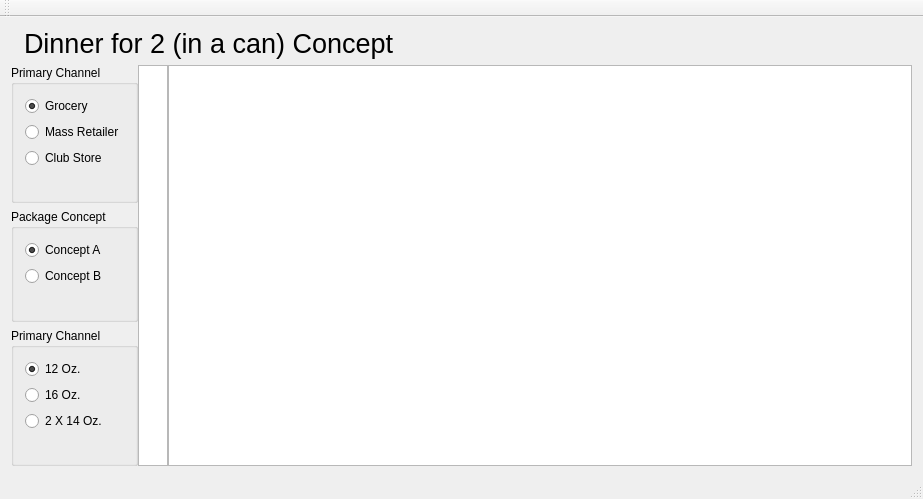
<?xml version="1.0" encoding="UTF-8"?>
<ui version="4.0">
 <class>MainWindow</class>
 <widget class="QMainWindow" name="MainWindow">
  <property name="geometry">
   <rect>
    <x>0</x>
    <y>0</y>
    <width>923</width>
    <height>499</height>
   </rect>
  </property>
  <property name="windowTitle">
   <string>MainWindow</string>
  </property>
  <widget class="QWidget" name="centralWidget">
   <layout class="QGridLayout" name="gridLayout" columnstretch="1,1,20">
    <property name="horizontalSpacing">
     <number>0</number>
    </property>
    <item row="1" column="2">
     <widget class="QTreeView" name="treeView_2"/>
    </item>
    <item row="1" column="1">
     <widget class="QTreeView" name="treeView_1">
      <property name="maximumSize">
       <size>
        <width>30</width>
        <height>16777215</height>
       </size>
      </property>
      <property name="frameShape">
       <enum>QFrame::StyledPanel</enum>
      </property>
      <property name="verticalScrollBarPolicy">
       <enum>Qt::ScrollBarAlwaysOff</enum>
      </property>
      <property name="horizontalScrollBarPolicy">
       <enum>Qt::ScrollBarAlwaysOff</enum>
      </property>
      <property name="showDropIndicator" stdset="0">
       <bool>true</bool>
      </property>
     </widget>
    </item>
    <item row="1" column="0">
     <layout class="QVBoxLayout" name="verticalLayout">
      <item>
       <widget class="QGroupBox" name="groupBox">
        <property name="title">
         <string>Primary Channel</string>
        </property>
        <layout class="QVBoxLayout" name="verticalLayout_5">
         <item>
          <widget class="QRadioButton" name="rbGrocery">
           <property name="text">
            <string>Grocery</string>
           </property>
           <property name="checked">
            <bool>true</bool>
           </property>
          </widget>
         </item>
         <item>
          <widget class="QRadioButton" name="rbMassRetailer">
           <property name="text">
            <string>Mass Retailer</string>
           </property>
          </widget>
         </item>
         <item>
          <widget class="QRadioButton" name="rbClubStore">
           <property name="text">
            <string>Club Store</string>
           </property>
          </widget>
         </item>
         <item>
          <spacer name="verticalSpacer_3">
           <property name="orientation">
            <enum>Qt::Vertical</enum>
           </property>
           <property name="sizeHint" stdset="0">
            <size>
             <width>20</width>
             <height>40</height>
            </size>
           </property>
          </spacer>
         </item>
        </layout>
       </widget>
      </item>
      <item>
       <widget class="QGroupBox" name="groupBox_2">
        <property name="title">
         <string>Package Concept</string>
        </property>
        <layout class="QVBoxLayout" name="verticalLayout_3">
         <item>
          <widget class="QRadioButton" name="rbConceptA">
           <property name="text">
            <string>Concept A</string>
           </property>
           <property name="checked">
            <bool>true</bool>
           </property>
          </widget>
         </item>
         <item>
          <widget class="QRadioButton" name="rbConceptB">
           <property name="text">
            <string>Concept B</string>
           </property>
          </widget>
         </item>
         <item>
          <spacer name="verticalSpacer_2">
           <property name="orientation">
            <enum>Qt::Vertical</enum>
           </property>
           <property name="sizeHint" stdset="0">
            <size>
             <width>20</width>
             <height>40</height>
            </size>
           </property>
          </spacer>
         </item>
        </layout>
       </widget>
      </item>
      <item>
       <widget class="QGroupBox" name="groupBox_3">
        <property name="title">
         <string>Primary Channel</string>
        </property>
        <layout class="QVBoxLayout" name="verticalLayout_4">
         <item>
          <widget class="QRadioButton" name="rb12oz">
           <property name="text">
            <string>12 Oz.</string>
           </property>
           <property name="checked">
            <bool>true</bool>
           </property>
          </widget>
         </item>
         <item>
          <widget class="QRadioButton" name="rb16oz">
           <property name="text">
            <string>16 Oz.</string>
           </property>
          </widget>
         </item>
         <item>
          <widget class="QRadioButton" name="rb2x16oz">
           <property name="text">
            <string>2 X 14 Oz.</string>
           </property>
          </widget>
         </item>
         <item>
          <spacer name="verticalSpacer">
           <property name="orientation">
            <enum>Qt::Vertical</enum>
           </property>
           <property name="sizeHint" stdset="0">
            <size>
             <width>20</width>
             <height>40</height>
            </size>
           </property>
          </spacer>
         </item>
        </layout>
       </widget>
      </item>
     </layout>
    </item>
    <item row="0" column="0" colspan="3">
     <layout class="QHBoxLayout" name="horizontalLayout" stretch="0,1">
      <item>
       <widget class="QLabel" name="label">
        <property name="text">
         <string/>
        </property>
       </widget>
      </item>
      <item>
       <widget class="QLabel" name="label_4">
        <property name="font">
         <font>
          <pointsize>20</pointsize>
         </font>
        </property>
        <property name="text">
         <string>Dinner for 2 (in a can) Concept</string>
        </property>
       </widget>
      </item>
     </layout>
    </item>
   </layout>
  </widget>
  <widget class="QMenuBar" name="menuBar">
   <property name="geometry">
    <rect>
     <x>0</x>
     <y>0</y>
     <width>923</width>
     <height>21</height>
    </rect>
   </property>
  </widget>
  <widget class="QToolBar" name="mainToolBar">
   <attribute name="toolBarArea">
    <enum>TopToolBarArea</enum>
   </attribute>
   <attribute name="toolBarBreak">
    <bool>false</bool>
   </attribute>
  </widget>
  <widget class="QStatusBar" name="statusBar"/>
 </widget>
 <layoutdefault spacing="6" margin="11"/>
 <resources/>
 <connections/>
</ui>
